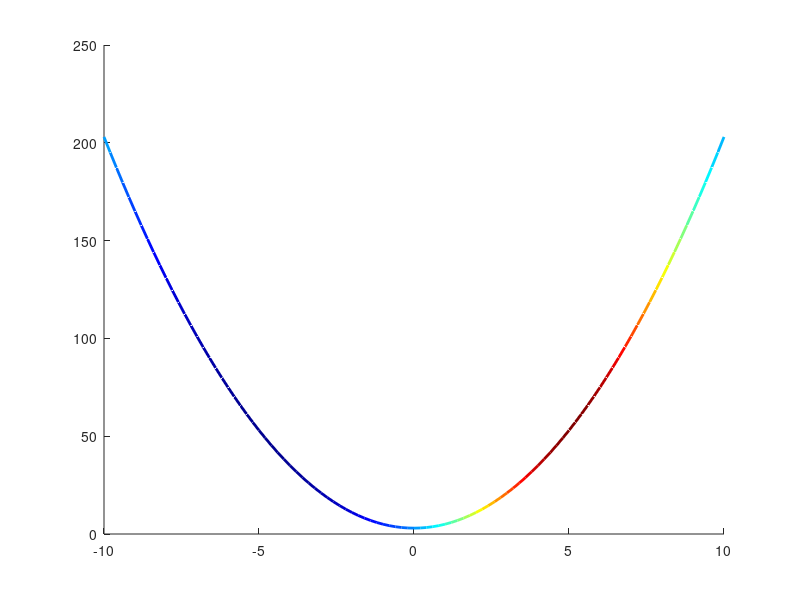

Here is the MATLAB script that generated this plot:
% This function plots a 3D line (x,y,z) encoded with scalar color data (c)
% using the specified colormap (default=jet);
%
% SYNTAX: h=cline(x,y,z,c,colormap);
%
% DBE 09/03/02

function h=cline(x,y,z,c,cmap);

if nargin==0  % Generate sample data...
  x=linspace(-10,10,101);
  y=2*x.^2+3;
  z=sin(0.1*pi*x);
  c=exp(z);
  w=z-min(z)+1;
  cmap='jet';
elseif nargin<4
  fprintf('Insufficient input arguments\n');
  return;
elseif nargin==4
  cmap='jet';
end

cmap=colormap(cmap);                      % Set colormap
yy=linspace(min(c),max(c),size(cmap,1));  % Generate range of color indices that map to cmap
cm = spline(yy,cmap',c);                  % Find interpolated colorvalue
cm(cm>1)=1;                               % Sometimes iterpolation gives values that are out of [0,1] range...
cm(cm<0)=0;

% Lot line segment with appropriate color for each data pair...
  for i=1:length(z)-1
    h(i)=line([x(i) x(i+1)],[y(i) y(i+1)],[z(i) z(i+1)],'color',[cm(:,i)],'LineWidth',2);
  end

return
